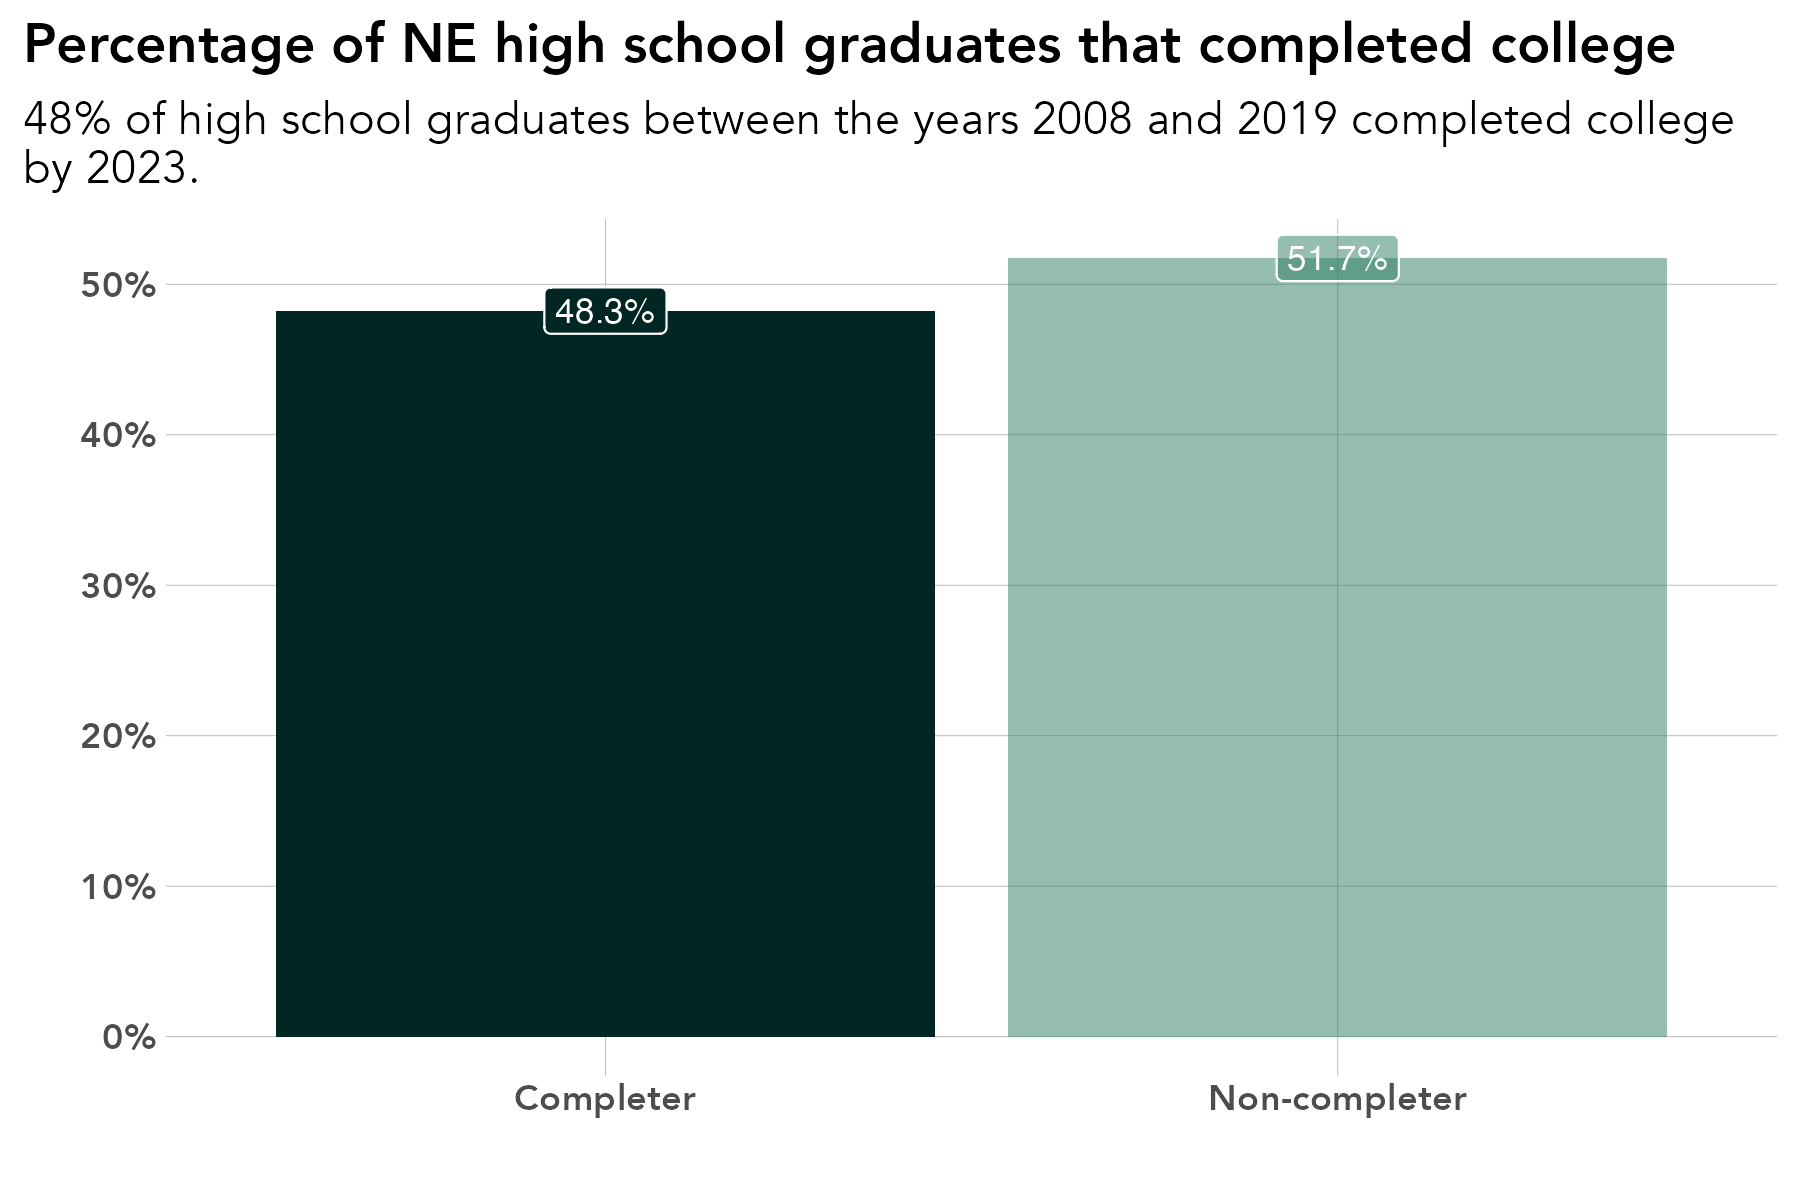

Recreate this plot in R.
# library -----------------------------------------------------------------
library(tidyverse)
library(sf)
library(ggrepel)
library(scales)
library(ggiraph)
library(rmapshaper)
library(cowplot)
library(RColorBrewer)
library(readxl)
library(lubridate)
library(readxl)
library(systemfonts)
reset_font_cache()
library(ggtext)
library(janitor)
library(cowplot)


rm(list = ls())

# themes ------------------------------------------------------------------
theme_bar <- theme_bw() +
  theme(panel.grid.major = element_line(color = "grey70", size = 0.1),
        panel.grid.minor = element_blank(),
        axis.ticks = element_blank(),
        axis.text = element_text(face = "bold"),
        panel.border = element_blank(),
        legend.background = element_rect(fill = "transparent", color = "transparent"),
        legend.key = element_rect(fill = "transparent"),
        legend.key.size = unit(1, "lines"),
        legend.margin = margin(0,0,0,0),
        legend.title = element_blank(),
        legend.text = element_text(margin = margin(l = 2)),
        text = element_text(family = "Avenir") ,
        plot.title.position = "plot",
        plot.title = element_text(face = "bold"))

theme_line <- theme_bw() +
  theme(legend.background = element_rect(fill = "transparent", color = "transparent"),
        legend.key = element_rect(fill = "transparent"),
        legend.text = element_text(margin = margin(l = 2)),
        panel.grid.minor = element_blank(),
        panel.grid.major = element_line(color = "grey70", size = 0.1),
        axis.ticks = element_blank(),
        axis.text = element_text(face = "bold"),
        panel.border = element_blank(),
        legend.margin = margin(0,0,0,0),
        legend.key.size = unit(1, "lines"),
        text = element_text(family = "Avenir") ,
        plot.title.position = "plot",
        plot.title = element_text(face = "bold"))


theme_sf <- theme_bw() +
  theme(axis.text.x=element_blank(),
        axis.text.y=element_blank(),
        axis.ticks=element_blank(),
        panel.background = element_blank(),
        panel.grid.major = element_line(color = "white"),
        panel.border = element_blank(),
        legend.title = element_blank(),
        legend.text = element_text(margin = margin(l = 2)),
        legend.margin = margin(0,0,0,0),
        legend.key.size = unit(1, "lines"),
        text = element_text(family = "Avenir") ,
        plot.title.position = "plot",
        plot.title = element_text(face = "bold"))

regions <- read_csv("/Users/kellyasche/Library/CloudStorage/GoogleDrive-kasche@ruralmn.org/My Drive/Data Prep/R Projects/Join docs/county_regions.csv") %>%
  select(5,6) %>%
  unique() %>%
  mutate(edr = str_replace(edr, "  ", " "),
         planning.region = str_replace(planning.region, " Minnesota", ""),
         planning.region = fct_relevel(planning.region, "Northwest", "Northeast", "Central", "Seven County Mpls-St Paul", "Southwest", "Southeast"),
         edr = fct_relevel(edr, "EDR 1 - Northwest", "EDR 2 - Headwaters", "EDR 3 - Arrowhead", "EDR 4 - West Central", "EDR 5 - North Central", "EDR 6E- Southwest Central", "EDR 6W- Upper Minnesota Valley", "EDR 7E- East Central", "EDR 7W- Central", "EDR 8 - Southwest", "EDR 9 - South Central", "EDR 10 - Southeast", "EDR 11 - 7 County Twin Cities", "Minnesota"))

counties.regions <- read_csv("/Users/kellyasche/Library/CloudStorage/GoogleDrive-kasche@ruralmn.org/My Drive/Data Prep/R Projects/Join docs/county_regions.csv") %>%
  mutate(countyfp = formatC(countyfp, width = 3, flag = "0"),
         Name = str_to_title(Name),
         Name = str_replace(Name, "Q", "q"),
         Name = str_replace(Name, "Of The", "of the"),
         Name = str_replace(Name, "Mcleod", "McLeod"),
         Dem_Desc = ifelse(Name == "Minnesota", "Minnesota", Dem_Desc) ,
         edr = str_replace(edr, "  ", " "),
         planning.region = str_replace(planning.region, " Minnesota", ""),
         planning.region = fct_relevel(planning.region, "Northwest", "Northeast", "Central", "Seven County Mpls-St Paul", "Southwest", "Southeast"),
         edr = fct_relevel(edr, "EDR 1 - Northwest", "EDR 2 - Headwaters", "EDR 3 - Arrowhead", "EDR 4 - West Central", "EDR 5 - North Central", "EDR 6E- Southwest Central", "EDR 6W- Upper Minnesota Valley", "EDR 7E- East Central", "EDR 7W- Central", "EDR 8 - Southwest", "EDR 9 - South Central", "EDR 10 - Southeast", "EDR 11 - 7 County Twin Cities", "Minnesota"))

color.ruca <- c("Entirely rural" = "#009933", "Town/rural mix" = "#99CC33", "Urban/town/rural mix" = "#CC9966", "Entirely urban" = "#754C29", "Minnesota" = "black")

color.pr <- c("Northwest" = "#4575b4","Northeast" = "grey", "Central" = "#fee090", "Seven County Mpls-St Paul" = "#d73027", "Southwest" = "#91bfdb", "Southeast" = "#fc8d59", "Minnesota" = "black")

color.edr <- c("EDR 1 - Northwest" = "#b3cde3", "EDR 2 - Headwaters" = "#8c96c6", "EDR 3 - Arrowhead" = "#fe9929", "EDR 4 - West Central" = "#8856a7", "EDR 5 - North Central" = "#810f7c", "EDR 6E- Southwest Central" = "#e5f5f9", "EDR 6W- Upper Minnesota Valley" = "#bdc9e1", "EDR 7E- East Central" = "#99d8c9", "EDR 7W- Central" = "#2ca25f", "EDR 8 - Southwest" = "#74a9cf", "EDR 9 - South Central" = "#0570b0", "EDR 10 - Southeast" = "#d7301f", "EDR 11 - 7 County Twin Cities" = "#d8b365", "Minnesota" = "black")

color.pr.edr <- c ("Northwest" = "#4575b4","Northeast" = "#e0f3f8", "Central" = "#fee090", "Seven County Mpls-St Paul" = "#d73027", "Southwest" = "#91bfdb", "Southeast" = "#fc8d59", "Minnesota" = "black", "EDR 1 - Northwest" = "#b3cde3", "EDR 2 - Headwaters" = "#8c96c6", "EDR 3 - Arrowhead" = "#fe9929", "EDR 4 - West Central" = "#8856a7", "EDR 5 - North Central" = "#810f7c", "EDR 6E- Southwest Central" = "#e5f5f9", "EDR 6W- Upper Minnesota Valley" = "#bdc9e1", "EDR 7E- East Central" = "#99d8c9", "EDR 7W- Central" = "#2ca25f", "EDR 8 - Southwest" = "#74a9cf", "EDR 9 - South Central" = "#0570b0", "EDR 10 - Southeast" = "#d7301f", "EDR 11 - 7 County Twin Cities" = "#d8b365")

color.six <- c("#009933", "#4575b4", "grey", "#fee090", "#fc8d59", "#d73027")

mn_counties <- st_read("/Users/kellyasche/Library/CloudStorage/GoogleDrive-kasche@ruralmn.org/My Drive/Data Prep/R Projects/Shapefiles/County shapefiles/MNCounties_MNDOT.shp", quiet = TRUE) %>%
  ms_simplify(keep = .01, keep_shapes = TRUE) %>%
  rename("countyfp" = "FIPS_CODE")

primary_colors <- c("#012623", "#2E7C63", "#8B601F", "#9B3F24", "grey")

alt_colors     <- c("#012623", "#9B3F24", "#E6A762", "#8B601F", "#222222")

expanded_colors <- c("#012623",   # Deep Field Green
                     "#9B3F24",   # Earth Red
                     "#2E7C63",   # Community Green
                     "#E6A762",   # Warm Accent
                     "#8B601F",   # Heritage Brown
                     "#0F5952",   # Secondary Green
                     "#222222",   # Dark Neutral
                     "grey")      # Light-mid neutral


# Prep data ---------------------------------------------------------------

original <- read_csv("Data/SLEDS/Masters/Master-report-dataset.csv")

data <- original %>%
  filter(ps.grad != "Attending ps",
         grad.year < 2020) %>%
  mutate(ps.grad = ifelse(ps.grad == "Y", "Completer", "Non-completer"),
         ps.grad = fct_relevel(ps.grad, "Completer", "Non-completer")) %>%
  group_by(ps.grad) %>%
  summarize(n = n()) %>%
  ungroup() %>%
  mutate(pct = n / sum(n),
         highlight = ifelse(ps.grad == "Completer", 1, .5))


# Create chart ------------------------------------------------------------

ggplot(data, aes(ps.grad, pct, fill = ps.grad, alpha = highlight)) +
  geom_col() +
  geom_label(aes(label = percent(pct, accuracy = .1)), show.legend = FALSE, position = position_dodge(width = .9), color = "white", size = 3) +
  labs(x="", 
       y = "", 
       title = "Percentage of NE high school graduates that completed college", 
       subtitle = "48% of high school graduates between the years 2008 and 2019 completed college\nby 2023.")+
  scale_y_continuous(labels=scales::percent) +
  theme_bar+
  scale_fill_manual(values = primary_colors,
                    guide = guide_legend(ncol = 2)) +
  scale_alpha_identity() +
  theme(legend.position = "none")

ggsave(filename = "Charts/Draft 5/pct-college-completers.pdf", device = cairo_pdf, dpi = "print", width = 6, height = 4)

ggsave(filename = "Charts/Draft 5/pct-college-completers.png", dpi = "print", width = 6, height = 4)
